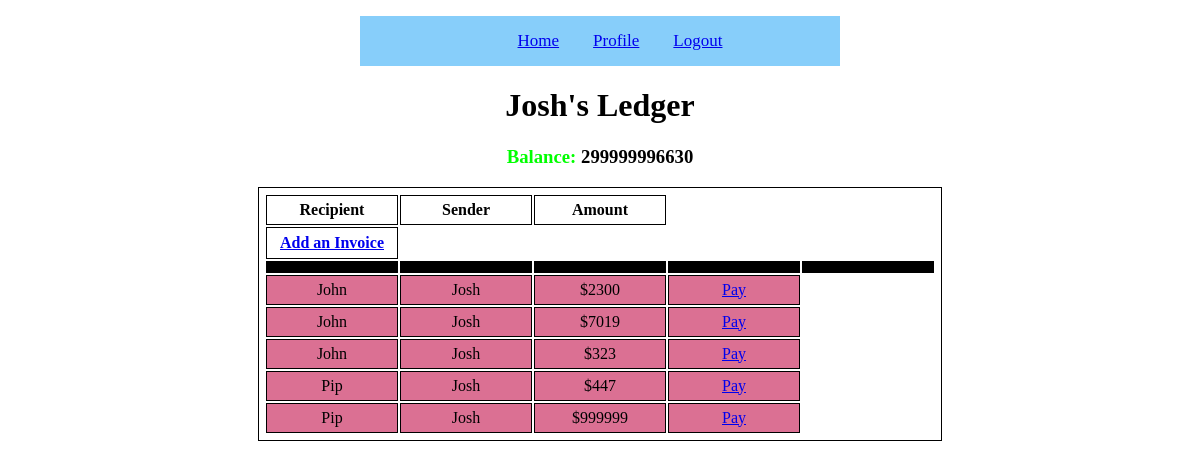
/Profile (signed in), run on an earlier commit of the app's database.
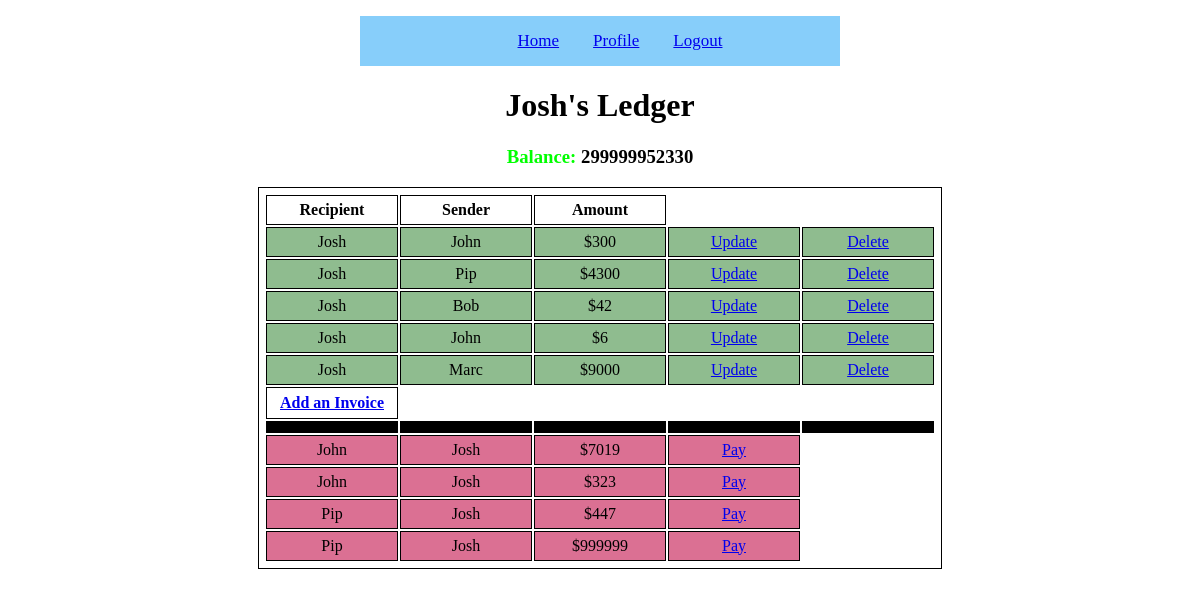
And on a later commit of the database.
### LedgersFinal.py (models this page shows, shortened)
class Invoice(db.Model):
    id = db.Column(db.Integer, primary_key=True)
    sender = db.Column(db.Integer, db.ForeignKey('user.username'))
    recipient = db.Column(db.String(100), unique=True, nullable=False)
    amount = db.Column(db.Integer)

### LedgersFinal.py (the view)
@app.route('/Profile')
@login_required
def profile():
    charges = Invoice.query.filter_by(sender=current_user.username).all()
    bills = Invoice.query.filter_by(recipient=current_user.username).all()
    balance = current_user.balance
    name = current_user.username
    return render_template("profile.html", charges=charges, bills=bills, balance=balance, name = name)

### LedgersFinal.py (called while the page is built)
@login.user_loader
def load_user(uid):
    return User.query.get(uid)

### templates/profile.html (shortened to what this page needs)
<!DOCTYPE html>
<html lang="en">
{% extends "base.html" %}
{% block content %}
<body>
<h1>{{ name }}'s Ledger</h1>
      <table>
         <thead>
            <tr>
               <th>Recipient</th>
               <th>Sender</th>
               <th>Amount</th>
            </tr>
         </thead>
         <tbody>
            {% for charge in charges %}
               <tr class="charge">
                  <td>{{ charge.sender }}</td>
                  <td>{{ charge.recipient }}</td>
                  <td>${{ charge.amount }}</td>
                   <td><a href="/invoice/{{charge.id}}">Update</a></td>
                   <td><a href="/delete/{{charge.id}}">Delete</a></td>
               </tr>
            {% endfor %}
            <th class="new_invoice"><a href="{{ url_for('invoice', id = -99)}}">Add an Invoice</a></th>
            <tr class="empty"><td></td><td></td><td></td><td></td><td></td></tr>
         {% for charge in bills %}
               <tr class="bill">
                  <td>{{ charge.sender }}</td>
                  <td>{{ charge.recipient }}</td>
                  <td>${{ charge.amount }}</td>
                   <td><a href="{{ url_for('pay', id = charge.id)}}">Pay</a></td>
               </tr>
            {% endfor %}
         </tbody>
      </table>
</body>
{% endblock %}

What changed in the data, as far as the page shows it:
removed Invoice: sender "John", recipient "Josh", amount "2300", shown under "Josh's Ledger"
added Invoice: sender "Josh", recipient "John", amount "300", shown under "Josh's Ledger"
added Invoice: sender "Josh", recipient "Pip", amount "4300", shown under "Josh's Ledger"
added Invoice: sender "Josh", recipient "Bob", amount "42", shown under "Josh's Ledger"
added Invoice: sender "Josh", recipient "John", amount "6", shown under "Josh's Ledger"
added Invoice: sender "Josh", recipient "Marc", amount "9000", shown under "Josh's Ledger"
Also different on the page:
text written by a page script: "Balance: 299999996630" → "Balance: 299999952330"
